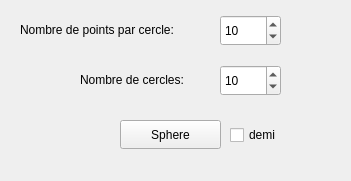
       <widget class="QWidget" name="Sphere">
        <property name="geometry">
         <rect>
          <x>0</x>
          <y>0</y>
          <width>351</width>
          <height>181</height>
         </rect>
        </property>
        <attribute name="label">
         <string>Sphere</string>
        </attribute>
        <widget class="QPushButton" name="sphereButton">
         <property name="geometry">
          <rect>
           <x>120</x>
           <y>120</y>
           <width>101</width>
           <height>29</height>
          </rect>
         </property>
         <property name="text">
          <string>Sphere</string>
         </property>
        </widget>
        <widget class="QLabel" name="label_21">
         <property name="geometry">
          <rect>
           <x>20</x>
           <y>20</y>
           <width>201</width>
           <height>20</height>
          </rect>
         </property>
         <property name="text">
          <string>Nombre de points par cercle:</string>
         </property>
        </widget>
        <widget class="QSpinBox" name="nbPointSphere">
         <property name="geometry">
          <rect>
           <x>220</x>
           <y>15</y>
           <width>61</width>
           <height>31</height>
          </rect>
         </property>
         <property name="minimum">
          <number>3</number>
         </property>
         <property name="maximum">
          <number>10000</number>
         </property>
         <property name="value">
          <number>10</number>
         </property>
        </widget>
        <widget class="QLabel" name="label_22">
         <property name="geometry">
          <rect>
           <x>80</x>
           <y>70</y>
           <width>141</width>
           <height>20</height>
          </rect>
         </property>
         <property name="text">
          <string>Nombre de cercles:</string>
         </property>
        </widget>
        <widget class="QSpinBox" name="nbCercleSphere">
         <property name="geometry">
          <rect>
           <x>220</x>
           <y>65</y>
           <width>61</width>
           <height>31</height>
          </rect>
         </property>
         <property name="minimum">
          <number>3</number>
         </property>
         <property name="maximum">
          <number>10000</number>
         </property>
         <property name="value">
          <number>10</number>
         </property>
        </widget>
        <widget class="QCheckBox" name="demiSphere">
         <property name="geometry">
          <rect>
           <x>230</x>
           <y>123</y>
           <width>91</width>
           <height>24</height>
          </rect>
         </property>
         <property name="text">
          <string>demi</string>
         </property>
         <property name="checked">
          <bool>false</bool>
         </property>
        </widget>
       </widget>
